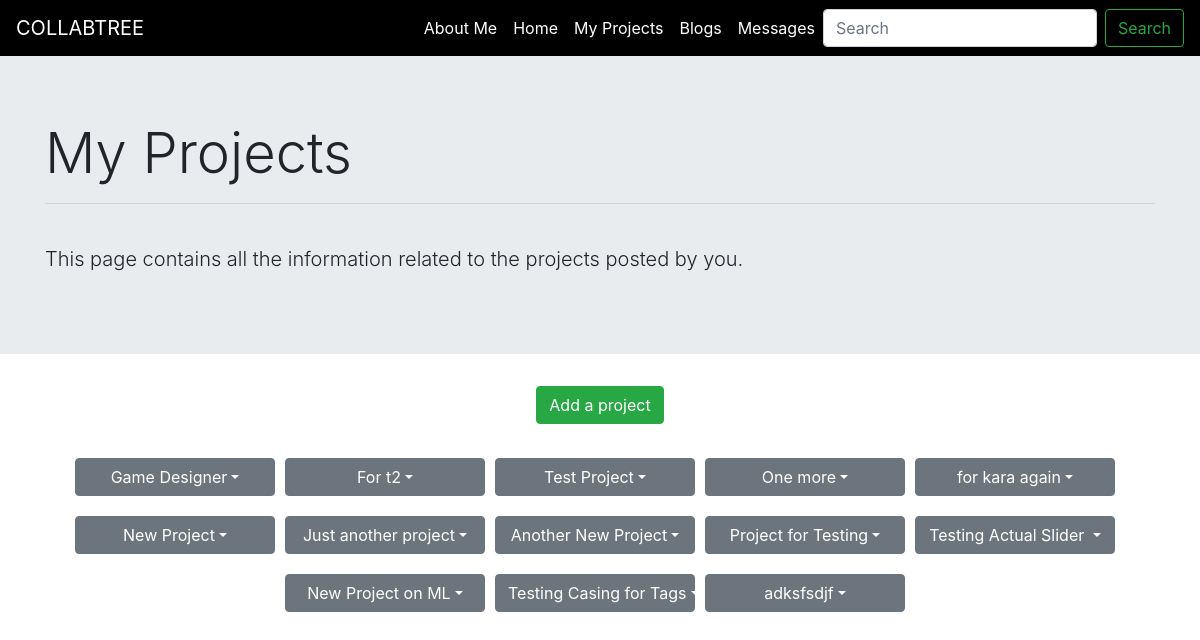
The app's page /my_projects (signed in) with its own data.
### backend/models.py (models this page shows, shortened)
class Project(models.Model):
    category = models.CharField(max_length=30, blank=True, null=True)
    status = models.CharField(max_length=100, blank=True)
    title = models.CharField(max_length=200,blank=True)
    description = models.TextField(max_length=400,blank=True)
    owner = models.ForeignKey(UserAttribs, on_delete = models.CASCADE, related_name="owner")
    duration = models.IntegerField(blank=True, null=True)
    assigned_user = models.ForeignKey(UserAttribs, on_delete = models.CASCADE, related_name="assigned_user", null=True, blank=True)
    stipend = models.IntegerField(blank=True, null=True)
    applied_users = models.ManyToManyField(UserAttribs,  null=True, blank=True)
    tags_requirement = TaggableManager()
    project_questions = models.OneToOneField(Project_Question,on_delete=models.CASCADE,null=True, blank=True)

### backend/views.py (the view)
# urls.py: path('my_projects',views.my_projects, name='my_projects'),
def my_projects(request, message=None):
    project_objects = Project.objects.all()
    project_list=[]
    for project in project_objects:
        if project.owner == UserAttribs.objects.get(user=request.user):
            applied_users = project.applied_users.all()
            project_list.append({'project':project,'applied_users':applied_users})
    return render(request, 'My Projects/myProjects.html' ,{'project_list': project_list})

### backend/models.py (called while the page is built)
    def __str__(self):
        return self.user.username

### templates/My Projects/myProjects.html (shortened to what this page needs)
<html lang="en">
<head>
  <link rel="stylesheet" href="https://maxcdn.bootstrapcdn.com/bootstrap/4.0.0/css/bootstrap.min.css">
</head>
<body>
    <nav class="navbar navbar-expand-lg navbar-light navbar-custom" style="background-color: black;">
        <a class="navbar-brand navbar-color" style="color: white;" href="#">COLLABTREE</a>
        <div class="collapse navbar-collapse" style="background-color: black;" id="NavbarCollapsedContent">
          <ul class="navbar-nav ml-auto">
            <li class="nav-item">
              <a class="nav-link active" style="color: white;" href="{% url 'profile' %}">About Me</a>
            </li>
            <li class="nav-item">
              <a class="nav-link navbar-color" style="color: white;" href="#">Home</a>
            </li>
            <li class="nav-item">
              <a class="nav-link navbar-color" style="color: white;" href="#">My Projects</a>
            </li>
            <li class="nav-item">
              <a class="nav-link navbar-color" style="color: white;" href="{% url 'blogs' %}">Blogs</a>
            </li>
            <li class="nav-item">
              <a class="nav-link navbar-color" style="color: white;" href="#">Messages</a>
            </li>
          </ul>
          <form class="form-inline my-2 my-lg-0">
            <input
              class="form-control mr-sm-2"
              type="search"
              placeholder="Search"
              aria-label="Search"
            />
            <button class="btn btn-outline-success my-2 my-sm-0" type="submit">
              Search
            </button>
          </form>
        </div>
      </nav>
      <div class="jumbotron jumbotron-fluid">
        <div class="container">
          <h2 class="display-4">My Projects</h2>
          <hr>
            <br>
          <p class="lead">This page contains all the information related to the projects posted by you.</p>
        </div>
      </div>
      <button type="button" style="margin: 0 auto ;" class="btn btn-success"><a href="{% url 'project_form' %}">Add a project</a></button>
      <br>
      <section class="containerr">
      <div class="my-projects">
        {% for project in project_list %}
        <span class="dropdown">
            <span class="btn btn-secondary dropdown-toggle dropdown-btn" type="button" id="dropdownMenuButton1" data-bs-toggle="dropdown"  data-toggle="dropdown">{{project.project.title}}</span>
          </span>
        </div>
        {% endfor %}
    </section>
</body>
</html>

### templates/My Projects/myProjects.html (style rules this page uses)
button a { color: white; }
.btn-success { display:flex; align-items:center; justify-content:center; margin-top:100px; }
.dropdown-btn { width: 200px; margin: 10px; margin-left: 0; }
.dropdown { display:flex; }
.containerr { display:flex; flex-wrap:wrap; justify-content:center; }

### records on screen
Project: project "Game Designer"
Project: project "For t2"
Project: project "Test Project"
Project: project "One more"
Project: project "for kara again"
Project: project "New Project"
Project: project "Just another project"
Project: project "Another New Project"
Project: project "Project for Testing"
Project: project "Testing Actual Slider"
Project: project "New Project on ML"
Project: project "Testing Casing for Tags"
Project: project "adksfsdjf"
